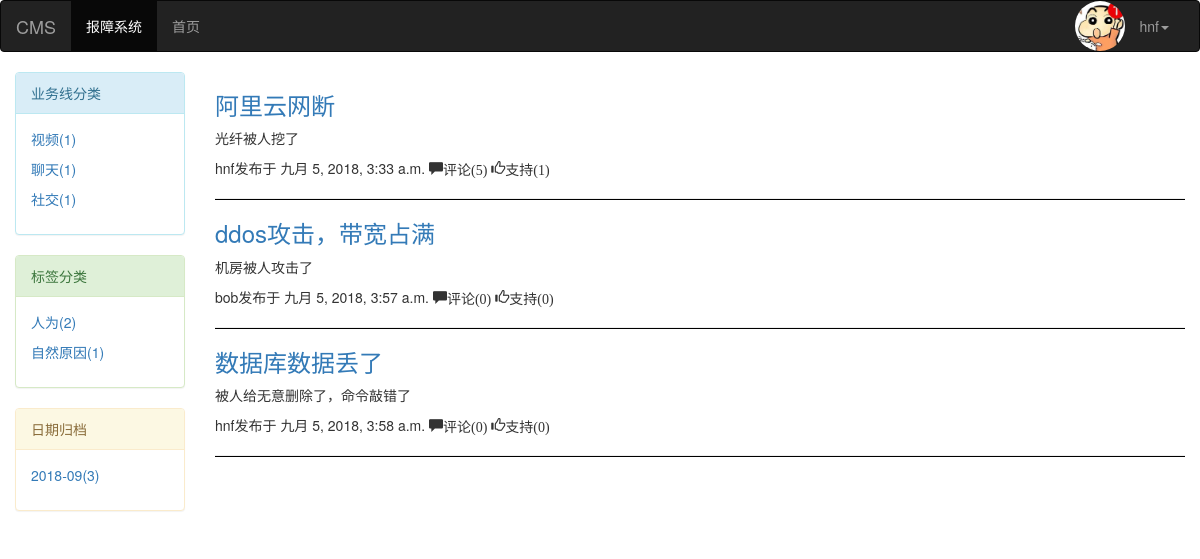
Before: /index/ (signed in) with the older database file.
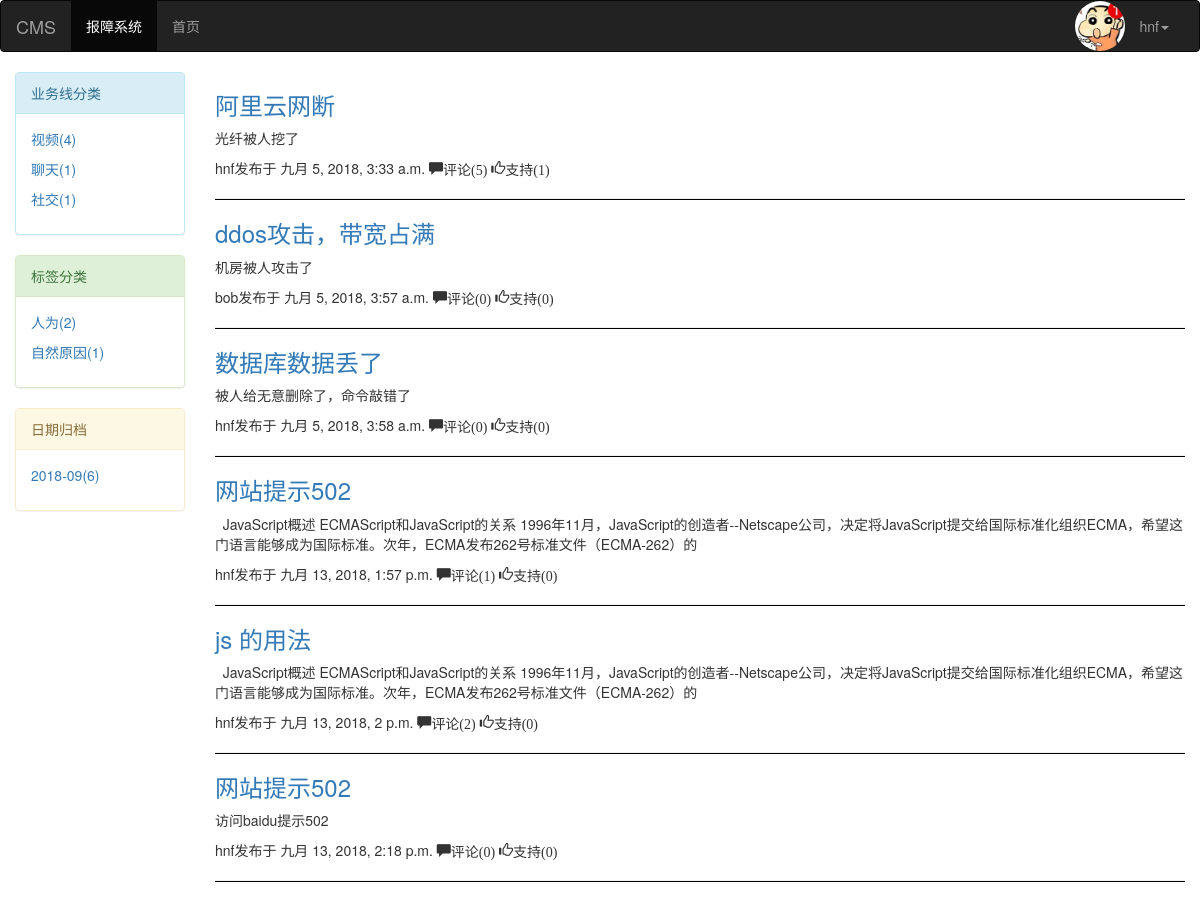
After: the same page with the newer database file.
### fault_reporting/models.py (models this page shows, shortened)
class UserInfo(AbstractUser):
    phone=models.CharField(max_length=11)
    avatar=models.FileField(upload_to="avatars/",default="avatars/default.png")

class FaultReport(models.Model):
    title = models.CharField(max_length=80, verbose_name="故障标题")
    desc = models.CharField(max_length=255, verbose_name="故障简介")
    create_time = models.DateTimeField(auto_now_add=True, verbose_name="发布时间")
    modify_time = models.DateTimeField(auto_now=True, verbose_name="最后修改时间")
    comment_count = models.IntegerField(default=0)
    up_count = models.IntegerField(default=0)
    down_count = models.IntegerField(default=0)
    lob = models.ForeignKey(to="LOB", null=True, verbose_name="所属业务线")
    user = models.ForeignKey(to="UserInfo", verbose_name="发布者")
    tags = models.ManyToManyField(
        to="Tag",
        through="Fault2Tag",  # 指定第三张关系表
        through_fields=("fault_report", "tag"),  # 通过哪些字段建立多对多关系
    )
    class Meta:
        verbose_name = "故障总结/故障报告"
        verbose_name_plural = verbose_name

### fault_reporting/views.py (the view, shortened to what this page needs)
# urls.py: url(r'^index/$', views.index),
def index(request, *args):
    report_list = models.FaultReport.objects.all()
    from django.db.models import Count
    lob_list = models.LOB.objects.all().annotate(num=Count("faultreport")).values("title", "num")
    tag_list = models.Tag.objects.all().annotate(num=Count("faultreport")).values("title", "num")
    archive_list = models.FaultReport.objects.all().extra(
        select={"ym": "strftime('%%Y-%%m', create_time)"}
    ).values("ym").annotate(num=Count("id")).values("ym", "num")
    return render(request, "index.html", locals())

### templates/index.html (shortened to what this page needs)
{% extends "base.html" %}
{% block page-left %}
     <div class="panel panel-info">
                <div class="panel-heading">业务线分类</div>
                <div class="panel-body">
                    {% for lob in lob_list %}
                        <p><a href="/fault-report/lob/{{ lob.title }}/">{{ lob.title }}({{ lob.num }})</a></p>
                    {% endfor %}
                </div>
            </div>
            <div class="panel panel-success">
                <div class="panel-heading">标签分类</div>
                <div class="panel-body">
                    {% for tag in tag_list %}
                        <p><a href="/fault-report/tag/{{ tag.title }}/">{{ tag.title }}({{ tag.num }})</a></p>
                    {% endfor %}
                </div>
            </div>
            <div class="panel panel-warning">
                <div class="panel-heading">日期归档</div>
                <div class="panel-body">
                    {% for archive in archive_list %}
                        <p><a href="/fault-report/archive/{{ archive.ym }}/">{{ archive.ym }}({{ archive.num }})</a></p>
                    {% endfor %}
                </div>
            </div>
{% endblock %}
{% block page-right %}
     <div class="report-list">
                {% for report in report_list %}
                    <div class="report">
                        <div class="report-title">
                            <h3><a href="/fault-report/report/{{ report.id }}">{{ report.title }}</a></h3>
                        </div>
                        <div class="report-desc">
                            <p>{{ report.desc }}</p>
                        </div>
                        <div class="report-info">
                            <span>{{ report.user.username }}发布于</span>
                            <span>{{ report.create_time }}</span>
                            <span class="glyphicon glyphicon-comment" aria-hidden="true">评论({{ report.comment_count }})</span>
                            <span class="glyphicon glyphicon-thumbs-up" aria-hidden="true">支持({{ report.up_count }})</span>
                            <hr style="height: 1px;background-color: black; ">
                        </div>
                    </div>
                {% endfor %}
     </div>
{% endblock %}

### templates/base.html (shortened to what this page needs)
<!DOCTYPE html>
<html lang="en">
<head>
    <link rel="stylesheet" href="/static/plugins/bootstrap-3.3.7/css/bootstrap.min.css">
</head>
<body>
<nav class="navbar navbar-inverse">
    <div class="container-fluid">
        <div class="navbar-header">
            <a class="navbar-brand" href="#">CMS</a>
        </div>
        <div class="collapse navbar-collapse" id="bs-example-navbar-collapse-1">
            <ul class="nav navbar-nav">
                <li class="active"><a href="#">报障系统</a></li>
                <li><a href="/index/">首页</a></li>
            </ul>
            <ul class="nav navbar-nav navbar-right">
                {% if request.user.username %}
                    <li><img style="height: 50px;width: 50px;border-radius: 50%" src="/media/{{ request.user.avatar }}">
                    </li>
                    <li class="dropdown">
                        <a href="#" class="dropdown-toggle" data-toggle="dropdown" role="button" aria-haspopup="true"
                           aria-expanded="false">{{ request.user.username }}<span class="caret"></span></a>
                    </li>
                {% else %}
                    <li><a href="/login/">登录</a></li>
                    <li><a href="/register/">注册</a></li>
                {% endif %}
            </ul>
        </div>
    </div>
</nav>
<div class="container-fluid">
    <div class="row">
        <div class="col-md-2">
           {% block page-left %}
            {% endblock %}
        </div>
        <div class="col-md-10">
            {% block page-right %}
            {% endblock %}
        </div>
    </div>
</div>
</body>
</html>

Changed rows visible on the page:
added FaultReport: title "网站提示502", desc "JavaScript概述 ECMAScript和JavaScript的关系 1996年11月，JavaScript的创造者--Netscape公司，决定将JavaScript提交给国际标准化组织ECMA，希望这门语言能够成为国际标准。次年，ECMA发布262号标准文件（ECMA-262）的", user.username "hnf", create_time "九月 13, 2018, 1:57 p.m.", comment_count "1", up_count "0"
added FaultReport: title "js 的用法", desc "JavaScript概述 ECMAScript和JavaScript的关系 1996年11月，JavaScript的创造者--Netscape公司，决定将JavaScript提交给国际标准化组织ECMA，希望这门语言能够成为国际标准。次年，ECMA发布262号标准文件（ECMA-262）的", user.username "hnf", create_time "九月 13, 2018, 2 p.m.", comment_count "2", up_count "0"
added FaultReport: title "网站提示502", desc "访问baidu提示502", user.username "hnf", create_time "九月 13, 2018, 2:18 p.m.", comment_count "0", up_count "0"
Other visible differences:
new list line: "视频 ( 4 )"
new list line: "2018-09 ( 6 )"
list line gone: "视频 ( 1 )"
list line gone: "2018-09 ( 3 )"
